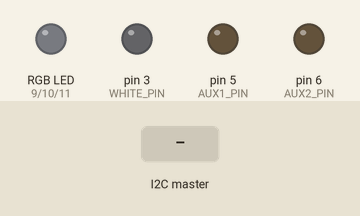
Simulated run of this sketch. Board: Arduino Uno, built with avr-gcc and run on an emulated ATmega328P. Shown: an RGB LED mixed from three pins (HIGH = lit), output pins drawn as LEDs (lit = HIGH). The inputs (shaded band) are chosen by the test bench. Dim RGB values are drawn brighter than linear.

Above: at 1.2 s.
1.3 s: the I2C master sends the byte 1
At 2.5 s:
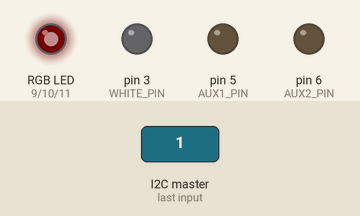
2.8 s: the I2C master sends the byte 90
At 3.9 s:
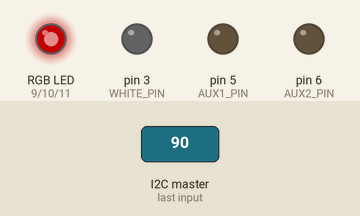
4.3 s: the I2C master sends the byte 200
At 5.0 s:
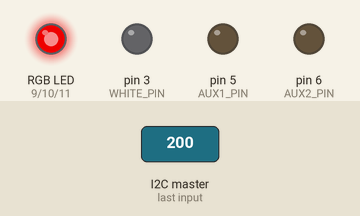
Timing chart, 0 to 7.3 s (numbered marks = the images above; inputs shaded):
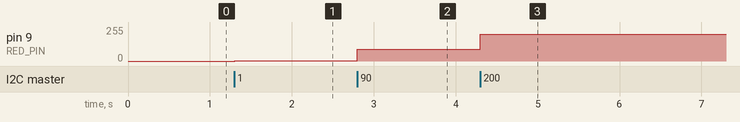

Measured:
- after the input at 1.3 s, pin 9 (RED_PIN): 0/255 → 1/255 at once
- after the input at 2.8 s, pin 9 (RED_PIN): 1/255 → 90/255 at once
- after the input at 4.3 s, pin 9 (RED_PIN): 90/255 → 200/255 at once

The sketch:

I2C_RGB_LED_Controller.ino
```cpp
// Based on Wire Slave Reciever example

#define RED_PIN 9
#define GREEN_PIN 10
#define BLUE_PIN 11
#define WHITE_PIN 3
#define AUX1_PIN 5
#define AUX2_PIN 6

#include <Wire.h>

int red, green, blue, pRed, pGreen, pBlue, white, pWhite, aux1, pAux1, aux2, pAux2;

void setup() {
  Serial.begin(9600);
  Wire.begin(8);
  Wire.onReceive(receiveEvent);
  pinMode(RED_PIN, OUTPUT);
  pinMode(GREEN_PIN, OUTPUT);
  pinMode(BLUE_PIN, OUTPUT);
  pinMode(WHITE_PIN, OUTPUT);
  pinMode(AUX1_PIN, OUTPUT);
  pinMode(AUX2_PIN, OUTPUT);
}

void loop() {
  if (pRed != red) {
    analogWrite(RED_PIN, red);
  }
  if (pGreen != green) {
    analogWrite(GREEN_PIN, green);
  }
  if (pBlue != blue) {
    analogWrite(BLUE_PIN, blue);
  }
  if (pWhite != white) {
    analogWrite(WHITE_PIN, white);
  }
  if (pAux1 != aux1) {
    analogWrite(AUX1_PIN, aux1);
  }
  if (pAux2 != aux2) {
    analogWrite(AUX2_PIN, aux2);
  }
  delay(100);
}

void receiveEvent(int howMany) {
  int num = 0;
  while (Wire.available()) {
    int val = Wire.read();
    if (num == 0) {
      pRed = red;
      red = val;
    } else if (num == 1) {
      pGreen = green;
      green = val;
    } else if (num == 2) {
      pBlue = blue;
      blue = val;
    } else if (num == 3) {
      pWhite = white;
      white = val;
    } else if (num == 4) {
      pAux1 = aux1;
      aux1 = val;
    } else if (num == 5) {
      pAux2 = aux2;
      aux2 = val;
    }
    num++;
  }
}
```
